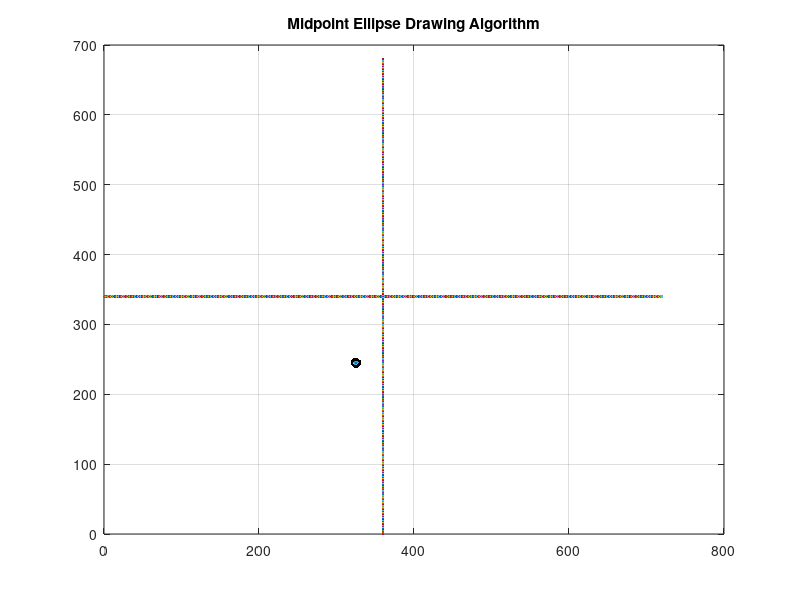

This figure's MATLAB source:
xmax=720;
ymax=680;

for i=1:720
    x=i;
    y=ymax/2;
    plot(x,y);
hold on;
end
for i=1:680
    y=i;
    x=xmax/2;
    plot(x,y);
hold on;
end

rx = input("Enter the value of rx: ");
ry = input("Enter the value of ry: ");
Xc = input("Enter the X-coordinate of center of the ellipse (Xc): ");
Yc = input("Enter the Y-coordinate of center of  the ellipse (Yc): ");
plot(320+Xc,240+Yc,'*');
% Initial decision parameter of region 1
p1 = ry^2 - rx^2 * ry + rx^2/4;

x = 0;
y = ry;

% Plotting points of region 1
while(2 * ry^2 * x < 2 * rx^2 * y)
    plot(320+x + Xc, 240+y + Yc, 'k.');
    hold on;
    plot(320-x + Xc, 240-y + Yc, 'k.'); 
    plot(320-x + Xc, 240+y + Yc, 'k.');
    plot(320+x + Xc, 240-y + Yc, 'k.');
    
    if(p1 < 0)   
        p1 = p1 + 2 * ry^2 * x + 3 * ry^2;
        x = x + 1;
    else
        p1 = p1 + 2 * ry^2 * x + 3 * ry^2 - 2 * rx^2 * y + 2 * rx^2;
        x = x + 1;
        y = y - 1;
    end
end

% Initial decision parameter of region 2
p2 = ry^2 * (x + 0.5)^2 + rx^2 * (y - 1)^2 - rx^2 * ry^2;

% Plotting points of region 2
while(y >= 0)
    plot(320+x + Xc, 240+y + Yc, 'k.');
    hold on;
    plot(320-x + Xc, 240-y + Yc, 'k.'); 
    plot(320-x + Xc, 240+y + Yc, 'k.');
    plot(320+x + Xc, 240-y + Yc, 'k.');
    
    if(p2 > 0)
        p2 = p2 - 2 * rx^2 * y + 3 * rx^2;
        y = y - 1;
    else
        p2 = p2 - 2 * rx^2 * y + 3 * rx^2 + 2 * ry^2 * x + 2 * ry^2;
        x = x + 1;
        y = y - 1;
    end
end

title('Midpoint Ellipse Drawing Algorithm');
grid on;
